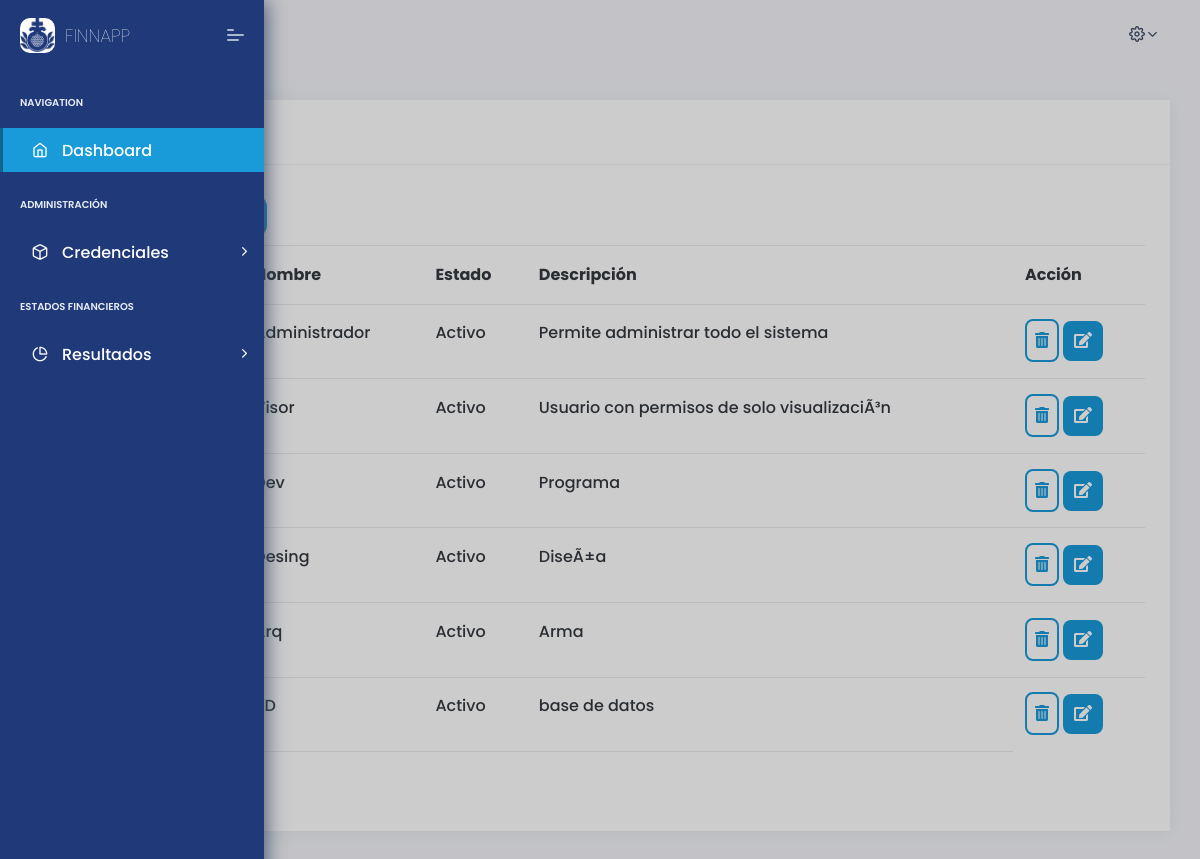
The app's page /page/rols.php (signed in) with its own data.
### tables this page shows
CREATE TABLE `tbl_rols` (
  `id_rol` int(11) NOT NULL,
  `name_rol` varchar(45) DEFAULT NULL,
  `desc_rol` varchar(200) NOT NULL,
  `statte_rol` int(11) DEFAULT NULL
);

### page/rols.php (the view, shortened to what this page needs)
<?php include('../vistas/header.php');?>
<?php include('../config/conexion.php') ?>
<div class="row text-dark">
    <div class="col-sm-12">
        <div class="card">
            <div class="card-header">
                <h5>Roles</h5>
            </div>
            <div class="card-block">
                <div class="pb-2">
                    <button class="accentButton" data-toggle="modal" data-target="#registerRols">Registrar </button>
                </div>
                <table class="table" id="mainDataTable" id="mainDataTable" class="display nowrap" style="width:100%">
                    <thead>
                        <tr>
                            <th>Código</th>
                            <th>Nombre</th>
                            <th>Estado</th>
                            <th>Descripción</th>
                            <th>Acción</th>
                        </tr>
                    </thead>
                    <tbody>
                        <?php
                            $sql = "
                            SELECT id_rol, name_rol,statte_rol,
                            CASE
                                WHEN statte_rol = 1 THEN 'Activo'
                                WHEN statte_rol = 0 THEN 'Inactivo'
                            END as statte_description, desc_rol
                            FROM tbl_rols
                            ";
                            $ejecutar = mysqli_query($conn, $sql);
                            while ($row = mysqli_fetch_array($ejecutar)) {
                                $idRol=$row["id_rol"];
                                $nameRol=$row["name_rol"];
                                $statteDescription=$row["statte_description"];
                                $descRol=$row["desc_rol"];
                                ?>
                        <tr>
                            <td><?php echo $idRol; ?></td>
                            <td><?php echo $nameRol; ?></td>
                            <td><?php echo $statteDescription; ?></td>
                            <td><?php echo $descRol; ?></td>
                            <td>
                                <a href="/finnapp/controller/deleteRols?idRol=<?php echo $idRol; ?>"
                                    class="deleteAction"><i class="fas fa-trash-alt"></i></a>
                                <button type="button" class="editAction" data-toggle="modal"
                                    data-target="#editRols<?php echo $idRol; ?>">
                                    <i class="fas fa-edit"></i>
                                </button>
                            </td>
                        </tr>
                        <?php
                            }
                            mysqli_close($conn);?>
                    </tbody>
                    <tfoot>
                        <tr>
                            <th></th>
                            <th></th>
                            <th></th>
                        </tr>
                    </tfoot>
                </table>
            </div>
        </div>
    </div>
</div>
    <?php include ('../vistas/footer.php');?>

### vistas/header.php (shortened to what this page needs)
<!DOCTYPE html>
<html lang="es">
<head>
    <link rel="stylesheet" href="/finnapp/assets/fonts/fontawesome/css/fontawesome-all.min.css">
    <link rel="stylesheet" href="/finnapp/assets/plugins/animation/css/animate.min.css">
    <link rel="stylesheet" href="/finnapp/assets/css/style.css">
    <link rel="stylesheet" href="/finnapp/assets/css/main.css">
    <link rel="stylesheet" href="/finnapp/assets/css/global.css">
    <link rel="stylesheet" href="/finnapp/assets/css/custom.css">
    <link rel="stylesheet" href="https://cdn.datatables.net/2.0.2/css/dataTables.dataTables.css">
    <link rel="stylesheet" href="https://cdn.datatables.net/responsive/3.0.0/css/responsive.dataTables.css">
    <link rel="stylesheet" href="/finnapp/assets/css/datatable.css">
    <link rel="stylesheet" href="/finnapp/assets/css/modal.css">
</head>
<body>
    <nav class="pcoded-navbar">
        <div class="navbar-wrapper">
            <div class="navbar-brand header-logo">
                <a href="/finnapp" class="b-brand">
                    <div class="b-bg">
                    <img src="../assets/images/logoGranada.png" class="img-fluid">
                    </div>
                    <span class="b-title">FINNAPP</span>
                </a>
                <a class="mobile-menu" id="mobile-collapse" href="javascript:"><span></span></a>
            </div>
            <div class="navbar-content scroll-div">
                <ul class="nav pcoded-inner-navbar">
                    <li class="nav-item pcoded-menu-caption">
                        <label>Navigation</label>
                    </li>
                    <li data-username="dashboard Default Ecommerce CRM Analytics Crypto Project"
                        class="nav-item active">
                        <a href="/finnapp" class="nav-link "><span class="pcoded-micon"><i
                                    class="feather icon-home"></i></span><span class="pcoded-mtext">Dashboard</span></a>
                    </li>
                    <li class="nav-item pcoded-menu-caption">
                        <label>Administración</label>
                    </li>
                    <li data-username="basic components Button Alert Badges breadcrumb Paggination progress Tooltip popovers Carousel Cards Collapse Tabs pills Modal Grid System Typography Extra Shadows Embeds"
                        class="nav-item pcoded-hasmenu">
                        <a href="javascript:" class="nav-link "><span class="pcoded-micon"><i
                                    class="feather icon-box"></i></span><span class="pcoded-mtext">Credenciales</span></a>
                    </li>
                    <li class="nav-item pcoded-menu-caption">
                        <label>Estados financieros</label>
                    </li>
                    <li data-username="Authentication Sign up Sign in reset password Change password Personal information profile settings map form subscribe"
                        class="nav-item pcoded-hasmenu">
                        <a href="javascript:" class="nav-link "><span class="pcoded-micon"><i
                                    class="feather icon-pie-chart"></i></span><span
                                class="pcoded-mtext">Resultados</span></a>
                    </li>
                </ul>
            </div>
        </div>
    </nav>
    <header class="navbar pcoded-header navbar-expand-lg navbar-light">
        <div class="collapse navbar-collapse">
            <ul class="navbar-nav mr-auto">
                <li><a href="javascript:" class="full-screen" onclick="javascript:toggleFullScreen()"></a></li>
            </ul>
            <ul class="navbar-nav ml-auto">
                <li>
                    <div class="dropdown drp-user">
                        <a href="javascript:" class="dropdown-toggle" data-toggle="dropdown">
                            <i class="icon feather icon-settings"></i>
                        </a>
                    </div>
                </li>
            </ul>
        </div>
    </header>
    <div class="pcoded-main-container">
        <div class="pcoded-wrapper">
            <div class="pcoded-content">
                <div class="pcoded-inner-content">
                    <div class="main-body">
                        <div class="page-wrapper">

### vistas/footer.php (shortened to what this page needs)
</div>
</div>
</div>
</div>
</div>
</body>
</html>

### assets/css/main.css (style rules this page uses)
* { margin: 0; padding: 0; box-sizing: border-box; font-family: "Poppins", sans-serif; }
:root { --primaryColor:#1F3979; --secondaryColor:#54595F; --accentColor:#199AD9; --redColor:#C60C30; --whiteColor: #FFFFFF; --lightPrimaryColor:#F3F4F8; --lightGrayColor:#FCFCFC; --placeholderColor:#ADADAD; }
.accentButton { background: var(--accentColor); color: var(--whiteColor); font-weight: 600; border: none; border-radius: 12px; height: 42px; width: 132px; transition: 1s; cursor: pointer; }
.editAction { background: var(--accentColor); color: var(--whiteColor); border: none; border-radius: 8px; padding: 8px; height: 40px; width: 40px; cursor: pointer; text-align: center; }
.deleteAction { height: 40px; width: 40px; border: 2px solid var(--accentColor); color: var(--accentColor); padding: 8px; background: var(--whiteColor); border-radius: 8px; text-align: center; cursor: pointer; }

### records on screen
tbl_rols: name_rol "Administrador", statteDescription "Activo", desc_rol "Permite administrar todo el sistema"
tbl_rols: name_rol "Visor", statteDescription "Activo", desc_rol "Usuario con permisos de solo visualizaciÃ³n"
tbl_rols: name_rol "Dev", statteDescription "Activo", desc_rol "Programa"
tbl_rols: name_rol "Desing", statteDescription "Activo", desc_rol "DiseÃ±a"
tbl_rols: name_rol "Arq", statteDescription "Activo", desc_rol "Arma"
tbl_rols: name_rol "BD", statteDescription "Activo", desc_rol "base de datos"
